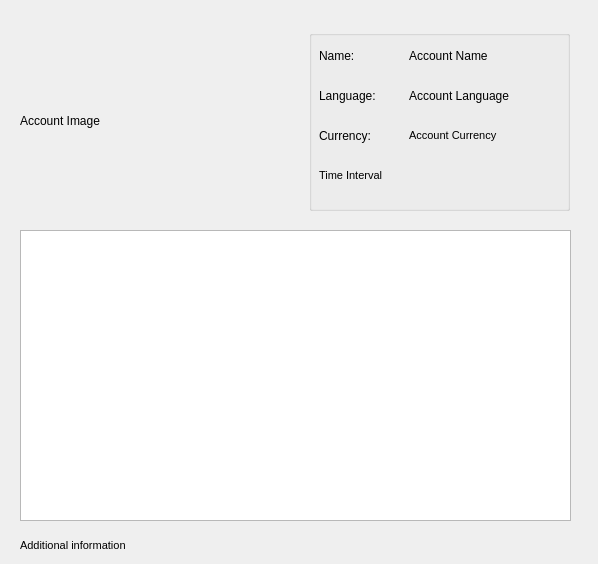
<?xml version="1.0" encoding="UTF-8"?>
<ui version="4.0">
 <class>AccountStatsDialog</class>
 <widget class="QDialog" name="AccountStatsDialog">
  <property name="geometry">
   <rect>
    <x>0</x>
    <y>0</y>
    <width>598</width>
    <height>564</height>
   </rect>
  </property>
  <property name="windowTitle">
   <string>Dialog</string>
  </property>
  <widget class="QLabel" name="labelAccountImage">
   <property name="geometry">
    <rect>
     <x>20</x>
     <y>30</y>
     <width>261</width>
     <height>181</height>
    </rect>
   </property>
   <property name="text">
    <string>Account Image</string>
   </property>
  </widget>
  <widget class="QTableWidget" name="tableStats">
   <property name="geometry">
    <rect>
     <x>20</x>
     <y>230</y>
     <width>551</width>
     <height>291</height>
    </rect>
   </property>
   <property name="font">
    <font>
     <family>MS Shell Dlg 2</family>
     <pointsize>8</pointsize>
    </font>
   </property>
   <property name="styleSheet">
    <string notr="true"/>
   </property>
   <property name="selectionMode">
    <enum>QAbstractItemView::NoSelection</enum>
   </property>
   <property name="selectionBehavior">
    <enum>QAbstractItemView::SelectRows</enum>
   </property>
   <property name="showGrid">
    <bool>false</bool>
   </property>
   <property name="gridStyle">
    <enum>Qt::NoPen</enum>
   </property>
   <property name="cornerButtonEnabled">
    <bool>false</bool>
   </property>
   <attribute name="horizontalHeaderVisible">
    <bool>false</bool>
   </attribute>
   <attribute name="horizontalHeaderHighlightSections">
    <bool>false</bool>
   </attribute>
   <attribute name="verticalHeaderHighlightSections">
    <bool>false</bool>
   </attribute>
  </widget>
  <widget class="QGroupBox" name="groupBox">
   <property name="geometry">
    <rect>
     <x>309</x>
     <y>30</y>
     <width>261</width>
     <height>181</height>
    </rect>
   </property>
   <property name="title">
    <string/>
   </property>
   <widget class="QLabel" name="labelAccountName">
    <property name="geometry">
     <rect>
      <x>100</x>
      <y>10</y>
      <width>140</width>
      <height>31</height>
     </rect>
    </property>
    <property name="font">
     <font>
      <family>MS Shell Dlg 2</family>
      <pointsize>9</pointsize>
     </font>
    </property>
    <property name="text">
     <string>Account Name</string>
    </property>
   </widget>
   <widget class="QLabel" name="labelTimeInterval">
    <property name="geometry">
     <rect>
      <x>10</x>
      <y>130</y>
      <width>241</width>
      <height>31</height>
     </rect>
    </property>
    <property name="font">
     <font>
      <family>MS Shell Dlg 2</family>
      <pointsize>8</pointsize>
      <weight>50</weight>
      <bold>false</bold>
     </font>
    </property>
    <property name="text">
     <string>Time Interval</string>
    </property>
   </widget>
   <widget class="QLabel" name="labelAccountCurrency">
    <property name="geometry">
     <rect>
      <x>100</x>
      <y>90</y>
      <width>140</width>
      <height>31</height>
     </rect>
    </property>
    <property name="font">
     <font>
      <family>MS Shell Dlg 2</family>
      <pointsize>8</pointsize>
     </font>
    </property>
    <property name="text">
     <string>Account Currency</string>
    </property>
   </widget>
   <widget class="QLabel" name="labelAccountLanguage">
    <property name="geometry">
     <rect>
      <x>100</x>
      <y>50</y>
      <width>140</width>
      <height>31</height>
     </rect>
    </property>
    <property name="font">
     <font>
      <family>MS Shell Dlg 2</family>
     </font>
    </property>
    <property name="text">
     <string>Account Language</string>
    </property>
   </widget>
   <widget class="QLabel" name="labelName">
    <property name="geometry">
     <rect>
      <x>10</x>
      <y>10</y>
      <width>81</width>
      <height>31</height>
     </rect>
    </property>
    <property name="font">
     <font>
      <family>MS Shell Dlg 2</family>
     </font>
    </property>
    <property name="text">
     <string>Name:</string>
    </property>
   </widget>
   <widget class="QLabel" name="labelLanguage">
    <property name="geometry">
     <rect>
      <x>10</x>
      <y>50</y>
      <width>81</width>
      <height>31</height>
     </rect>
    </property>
    <property name="font">
     <font>
      <family>MS Shell Dlg 2</family>
     </font>
    </property>
    <property name="text">
     <string>Language:</string>
    </property>
   </widget>
   <widget class="QLabel" name="labelCurrency">
    <property name="geometry">
     <rect>
      <x>10</x>
      <y>90</y>
      <width>81</width>
      <height>31</height>
     </rect>
    </property>
    <property name="font">
     <font>
      <family>MS Shell Dlg 2</family>
     </font>
    </property>
    <property name="text">
     <string>Currency:</string>
    </property>
   </widget>
  </widget>
  <widget class="QLabel" name="labelAdditionalInformation">
   <property name="geometry">
    <rect>
     <x>20</x>
     <y>530</y>
     <width>551</width>
     <height>31</height>
    </rect>
   </property>
   <property name="font">
    <font>
     <family>MS Shell Dlg 2</family>
     <pointsize>8</pointsize>
     <weight>50</weight>
     <bold>false</bold>
    </font>
   </property>
   <property name="text">
    <string>Additional information</string>
   </property>
  </widget>
 </widget>
 <resources/>
 <connections/>
</ui>
